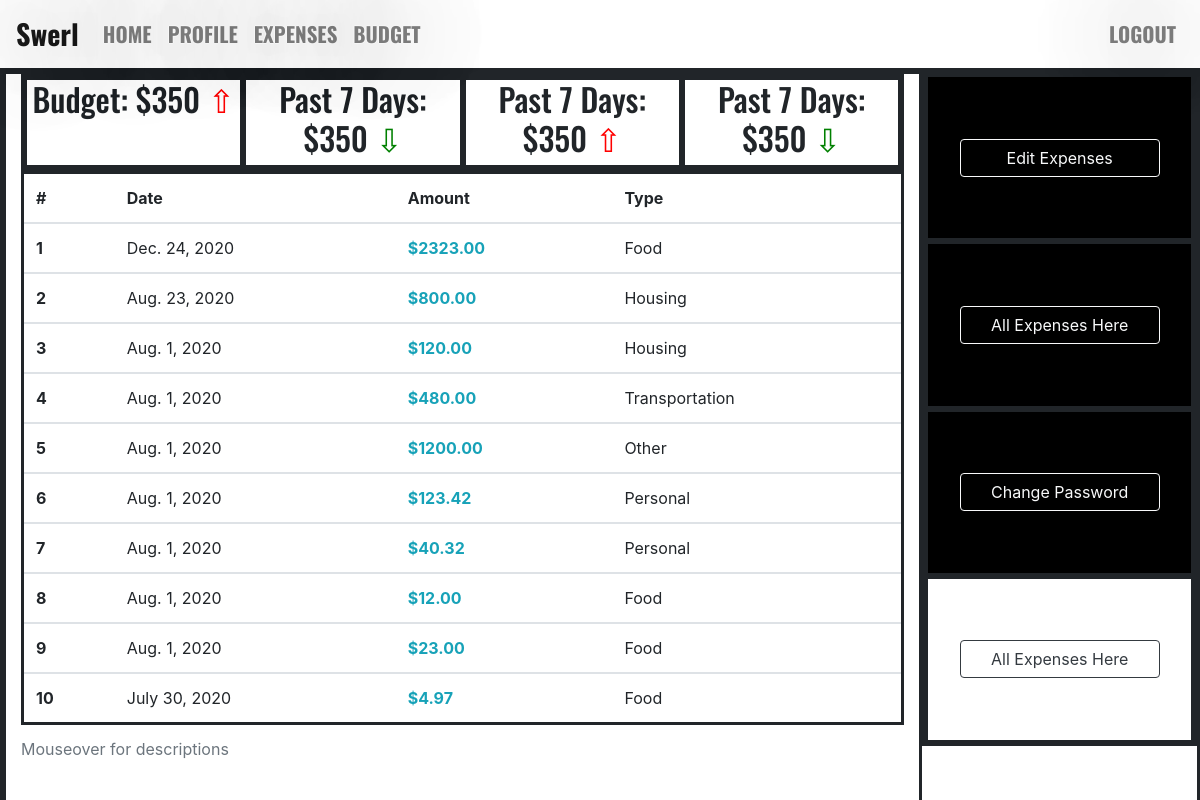
Before: /profile/ (signed in) with the older database file.
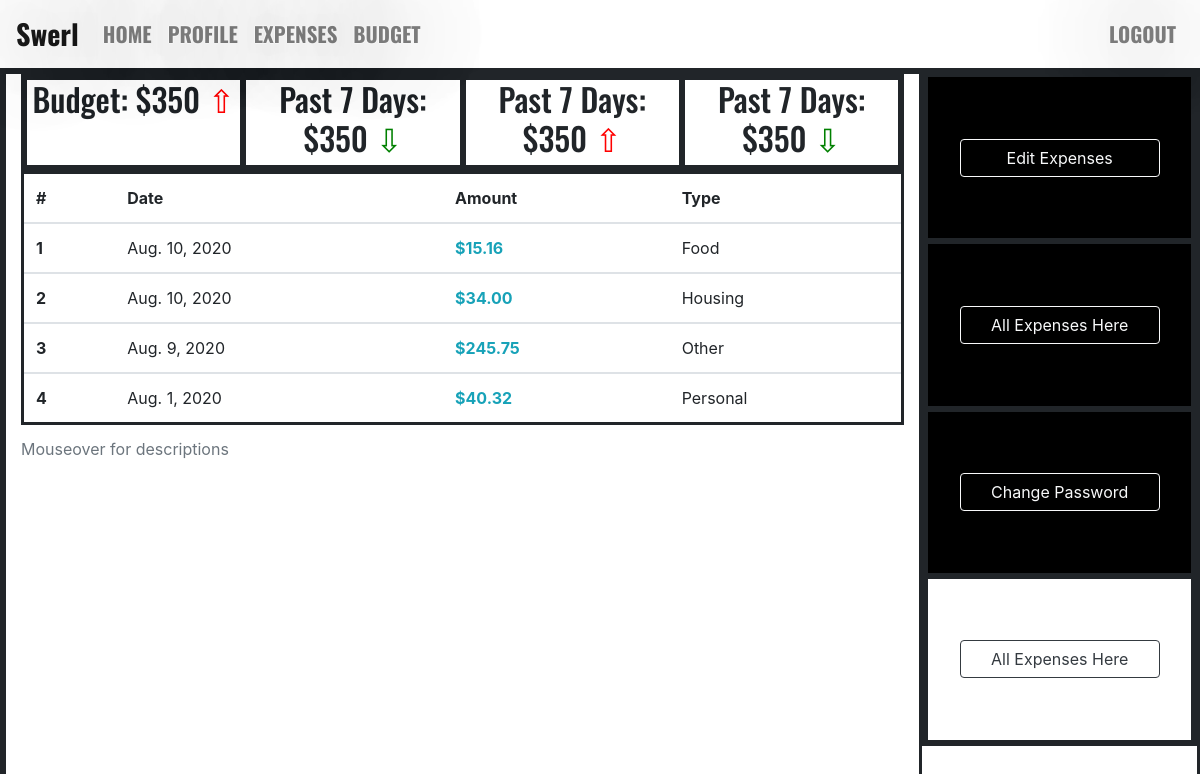
After: the same page with the newer database file.
### expenses/models.py (models this page shows)
class Expense(models.Model):
    amount = models.DecimalField(max_digits=11, decimal_places=2)
    expense_date = models.DateField(default=datetime.now, blank=True)
    description = models.CharField(max_length=100, blank=True)
    expense_type = models.CharField(max_length=100)
    author = models.ForeignKey(settings.AUTH_USER_MODEL, on_delete=models.CASCADE)

### swerl_profile/views.py (the view)
# urls.py: path("profile/", profile_page, name="profile_page"),
def profile_page(request):
    author_id = request.user.id
    user_expenses = Expense.objects.filter(author=author_id).order_by("-expense_date")[:10]
    user_name = request.user.username
    context = {
        "user_expenses": user_expenses,
        "user_name": user_name,
    }
    return render(request, "swerl_profile/swerl_profile.html", context)

### templates/swerl_profile/swerl_profile.html (shortened to what this page needs)
{% extends "base.html" %}
{% block content %}
<div class="div_box_frame div_flex">
    <div class="container" style="margin-left: 0; max-height: 100%;">
        <div style="width: 100%; border: solid; display: flex;">
            <div class="div_small_box">
                <h2 class="h2_arrow_up">Budget: $350</h2>
            </div>
            <div class="div_small_box">
                <h2 class="h2_arrow_down">Past 7 Days: $350</h2>
            </div>
            <div class="div_small_box">
                <h2 class="h2_arrow_up">Past 7 Days: $350</h2>
            </div>
            <div class="div_small_box">
                <h2 class="h2_arrow_down">Past 7 Days: $350</h2>
            </div>
        </div>
        <table class="table table-hover" style="border: solid;">
            <caption>Mouseover for descriptions</caption>
            <thead>
            <tr>
                <th scope="col">#</th>
                <th scope="col">Date</th>
                <th scope="col">Amount</th>
                <th scope="col">Type</th>
            </tr>
            </thead>
            {% for user_expense in user_expenses %}
            <tbody>
                <tr data-toggle="tooltip" title="{{ user_expense.description }}">
                    <th scope="row">{{ forloop.counter }}</th>
                    <td>{{ user_expense.expense_date }}</td>
                    <td class="text-info"><b>${{ user_expense.amount }}</b></td>
                    <td class="title_case">{{ user_expense.expense_type }}</td>
                </tr>
            </tbody>
            {% endfor %}
        </table>
    </div>
    <div class="div_box_frame" style="display: block; width: 30%; height: 85%;">
        <div class="div_button_box center_div">
            <a class="btn btn-outline-light text-center longer_buttons" href="#">Edit Expenses</a>
        </div>
        <div class="div_button_box center_div">
            <a class="btn btn-outline-light text-center longer_buttons" href="#">All Expenses Here</a>
        </div>
        <div class="div_button_box center_div">
            <a class="btn btn-outline-light text-center longer_buttons" href="#">Change Password</a>
        </div>
        <div class="div_button_box center_div" style="background: white;">
            <a class="btn btn-outline-dark text-center longer_buttons" href="/expenses">All Expenses Here</a>
        </div>
    </div>
</div>
{% endblock content %}

Changed rows visible on the page:
removed Expense: expense_date "Dec. 24, 2020", amount "2323.00", expense_type "Food"
removed Expense: expense_date "Aug. 23, 2020", amount "800.00", expense_type "Housing"
removed Expense: expense_date "Aug. 1, 2020", amount "120.00", expense_type "Housing"
removed Expense: expense_date "Aug. 1, 2020", amount "480.00", expense_type "Transportation"
removed Expense: expense_date "Aug. 1, 2020", amount "1200.00", expense_type "Other"
removed Expense: expense_date "Aug. 1, 2020", amount "123.42", expense_type "Personal"
removed Expense: expense_date "Aug. 1, 2020", amount "12.00", expense_type "Food"
removed Expense: expense_date "Aug. 1, 2020", amount "23.00", expense_type "Food"
removed Expense: expense_date "July 30, 2020", amount "4.97", expense_type "Food"
added Expense: expense_date "Aug. 10, 2020", amount "15.16", expense_type "Food"
added Expense: expense_date "Aug. 10, 2020", amount "34.00", expense_type "Housing"
added Expense: expense_date "Aug. 9, 2020", amount "245.75", expense_type "Other"
